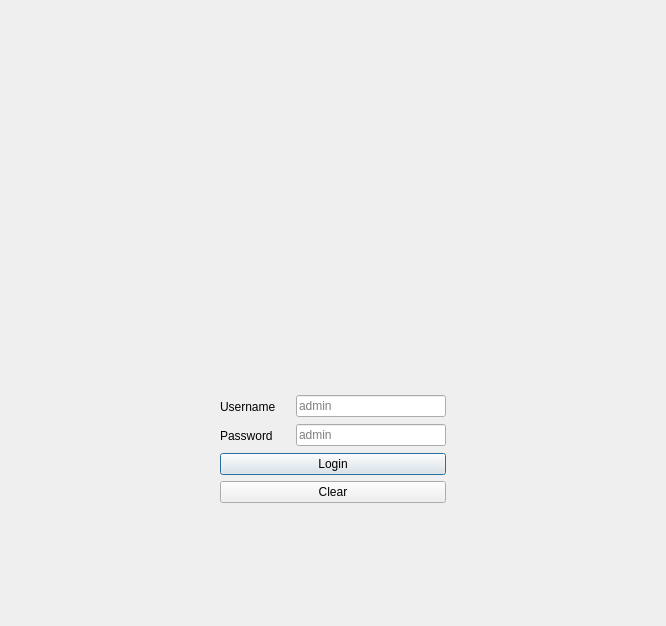
<?xml version="1.0" encoding="UTF-8"?>
<ui version="4.0">
 <class>LoginDialog</class>
 <widget class="QDialog" name="LoginDialog">
  <property name="geometry">
   <rect>
    <x>0</x>
    <y>0</y>
    <width>666</width>
    <height>626</height>
   </rect>
  </property>
  <property name="windowTitle">
   <string>Dialog</string>
  </property>
  <layout class="QGridLayout" name="gridLayout_2">
   <item row="0" column="1">
    <spacer name="verticalSpacer">
     <property name="orientation">
      <enum>Qt::Vertical</enum>
     </property>
     <property name="sizeType">
      <enum>QSizePolicy::MinimumExpanding</enum>
     </property>
     <property name="sizeHint" stdset="0">
      <size>
       <width>20</width>
       <height>100</height>
      </size>
     </property>
    </spacer>
   </item>
   <item row="1" column="0">
    <spacer name="horizontalSpacer">
     <property name="orientation">
      <enum>Qt::Horizontal</enum>
     </property>
     <property name="sizeType">
      <enum>QSizePolicy::MinimumExpanding</enum>
     </property>
     <property name="sizeHint" stdset="0">
      <size>
       <width>200</width>
       <height>20</height>
      </size>
     </property>
    </spacer>
   </item>
   <item row="1" column="1" rowspan="2">
    <layout class="QVBoxLayout" name="verticalLayout">
     <item>
      <widget class="QLabel" name="label_3">
       <property name="sizePolicy">
        <sizepolicy hsizetype="Fixed" vsizetype="Fixed">
         <horstretch>0</horstretch>
         <verstretch>0</verstretch>
        </sizepolicy>
       </property>
       <property name="minimumSize">
        <size>
         <width>226</width>
         <height>226</height>
        </size>
       </property>
       <property name="maximumSize">
        <size>
         <width>226</width>
         <height>226</height>
        </size>
       </property>
       <property name="sizeIncrement">
        <size>
         <width>0</width>
         <height>0</height>
        </size>
       </property>
       <property name="text">
        <string/>
       </property>
       <property name="pixmap">
        <pixmap resource="resource.qrc">:/images/security.png</pixmap>
       </property>
       <property name="scaledContents">
        <bool>true</bool>
       </property>
      </widget>
     </item>
     <item>
      <spacer name="verticalSpacer_3">
       <property name="orientation">
        <enum>Qt::Vertical</enum>
       </property>
       <property name="sizeType">
        <enum>QSizePolicy::Minimum</enum>
       </property>
       <property name="sizeHint" stdset="0">
        <size>
         <width>20</width>
         <height>40</height>
        </size>
       </property>
      </spacer>
     </item>
     <item>
      <layout class="QGridLayout" name="gridLayout">
       <item row="0" column="1">
        <widget class="QLineEdit" name="edtUsername">
         <property name="sizePolicy">
          <sizepolicy hsizetype="Fixed" vsizetype="Fixed">
           <horstretch>0</horstretch>
           <verstretch>0</verstretch>
          </sizepolicy>
         </property>
         <property name="minimumSize">
          <size>
           <width>150</width>
           <height>0</height>
          </size>
         </property>
         <property name="text">
          <string/>
         </property>
         <property name="frame">
          <bool>true</bool>
         </property>
         <property name="placeholderText">
          <string>admin</string>
         </property>
        </widget>
       </item>
       <item row="0" column="0">
        <widget class="QLabel" name="label">
         <property name="sizePolicy">
          <sizepolicy hsizetype="Fixed" vsizetype="Fixed">
           <horstretch>0</horstretch>
           <verstretch>0</verstretch>
          </sizepolicy>
         </property>
         <property name="minimumSize">
          <size>
           <width>70</width>
           <height>23</height>
          </size>
         </property>
         <property name="text">
          <string>Username</string>
         </property>
        </widget>
       </item>
       <item row="1" column="0">
        <widget class="QLabel" name="label_2">
         <property name="sizePolicy">
          <sizepolicy hsizetype="Fixed" vsizetype="Fixed">
           <horstretch>0</horstretch>
           <verstretch>0</verstretch>
          </sizepolicy>
         </property>
         <property name="minimumSize">
          <size>
           <width>70</width>
           <height>23</height>
          </size>
         </property>
         <property name="text">
          <string>Password</string>
         </property>
        </widget>
       </item>
       <item row="1" column="1">
        <widget class="QLineEdit" name="edtPassword">
         <property name="sizePolicy">
          <sizepolicy hsizetype="Fixed" vsizetype="Fixed">
           <horstretch>0</horstretch>
           <verstretch>0</verstretch>
          </sizepolicy>
         </property>
         <property name="minimumSize">
          <size>
           <width>150</width>
           <height>0</height>
          </size>
         </property>
         <property name="text">
          <string/>
         </property>
         <property name="echoMode">
          <enum>QLineEdit::Password</enum>
         </property>
         <property name="placeholderText">
          <string>admin</string>
         </property>
        </widget>
       </item>
      </layout>
     </item>
     <item>
      <widget class="QPushButton" name="btnLogin">
       <property name="sizePolicy">
        <sizepolicy hsizetype="Fixed" vsizetype="Fixed">
         <horstretch>0</horstretch>
         <verstretch>0</verstretch>
        </sizepolicy>
       </property>
       <property name="minimumSize">
        <size>
         <width>226</width>
         <height>0</height>
        </size>
       </property>
       <property name="maximumSize">
        <size>
         <width>226</width>
         <height>16777215</height>
        </size>
       </property>
       <property name="text">
        <string>Login</string>
       </property>
      </widget>
     </item>
     <item>
      <widget class="QPushButton" name="btnClear">
       <property name="minimumSize">
        <size>
         <width>226</width>
         <height>0</height>
        </size>
       </property>
       <property name="maximumSize">
        <size>
         <width>226</width>
         <height>16777215</height>
        </size>
       </property>
       <property name="text">
        <string>Clear</string>
       </property>
      </widget>
     </item>
    </layout>
   </item>
   <item row="2" column="2">
    <spacer name="horizontalSpacer_2">
     <property name="orientation">
      <enum>Qt::Horizontal</enum>
     </property>
     <property name="sizeType">
      <enum>QSizePolicy::MinimumExpanding</enum>
     </property>
     <property name="sizeHint" stdset="0">
      <size>
       <width>200</width>
       <height>20</height>
      </size>
     </property>
    </spacer>
   </item>
   <item row="3" column="1">
    <spacer name="verticalSpacer_2">
     <property name="orientation">
      <enum>Qt::Vertical</enum>
     </property>
     <property name="sizeType">
      <enum>QSizePolicy::MinimumExpanding</enum>
     </property>
     <property name="sizeHint" stdset="0">
      <size>
       <width>20</width>
       <height>100</height>
      </size>
     </property>
    </spacer>
   </item>
  </layout>
 </widget>
 <resources>
  <include location="resource.qrc"/>
 </resources>
 <connections/>
</ui>
